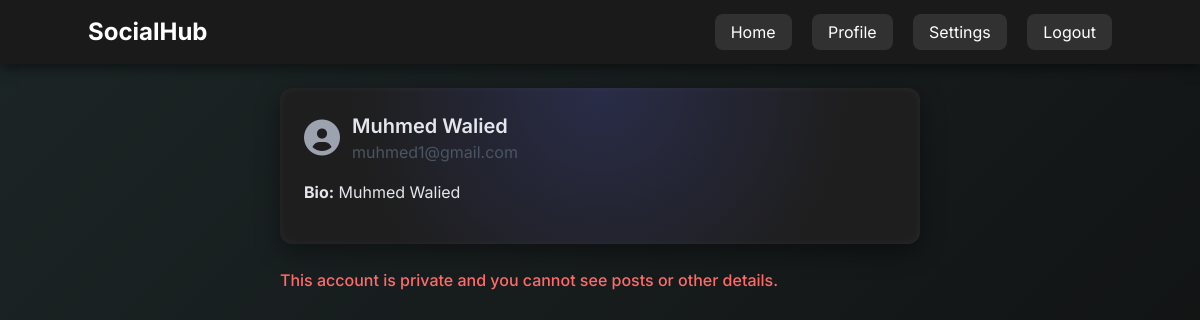
Screenshot of /profile/muhmed-walied/ (signed in) with the database file from the repository.
### core/models.py (models this page shows, shortened)
class User(AbstractBaseUser, PermissionsMixin):
    id = models.AutoField(primary_key=True)
    f_name = models.CharField(max_length=255, null=False)
    l_name = models.CharField(max_length=255, null=False)
    email = models.EmailField(unique=True, null=False)
    is_verified = models.BooleanField(default=False)
    is_active = models.BooleanField(default=True)
    is_staff = models.BooleanField(default=False)
    created_at = models.DateTimeField(default=timezone.now)
    objects = UserManager()
    USERNAME_FIELD = 'email'
    REQUIRED_FIELDS = ['f_name', 'l_name']

class Profile(models.Model):
    user = models.OneToOneField(User, on_delete=models.CASCADE)
    bio = models.CharField(max_length=100, blank=True)
    avatar = models.CharField(max_length=255, blank=True)
    created_at = models.DateTimeField(auto_now_add=True)
    updated_at = models.DateTimeField(auto_now=True)
    slug = models.SlugField(max_length=255, null=True, blank=True)

### core/views.py (the view, shortened to what this page needs)
# urls.py: path('profile/<slug:slug>/', views.profile_view, name='profile'),
@login_required
def profile_view(request, slug=None):
    if slug is None:
        user = request.user
        is_owner = True
    else:
        profile = get_object_or_404(Profile, slug=slug)
        user = profile.user
        is_owner = (user == request.user)
    profile = user.profile
    if not is_owner:
        setting = Setting.objects.filter(user=user).first()
        profile_visibility = setting.profile_visibility if setting else 'public'
        is_private = (profile_visibility == 'private')
    else:
        is_private = False
    if is_owner or not is_private:
        posts = Post.objects.filter(user=user).order_by('-created_at')
    else:
        posts = []
    context = {
        'user': user,
        'profile': profile,
        'posts': posts,
        'is_owner': is_owner,
        'is_private': is_private,
    }
    return render(request, 'core/profile.html', context)

### core/templates/core/profile.html (shortened to what this page needs)
{% load static %}
{% load widget_tweaks %}
<!DOCTYPE html>
<html lang="en" dir="ltr">
<head>
    {% load static %}
    <link href="https://cdn.jsdelivr.net/npm/tailwindcss@2.2.19/dist/tailwind.min.css" rel="stylesheet" />
    <link href="https://cdnjs.cloudflare.com/ajax/libs/font-awesome/6.0.0-beta3/css/all.min.css" rel="stylesheet" />
    <link rel="stylesheet" href="{% static 'css/profile.css' %}">
</head>
<body class="min-h-screen">
    <nav class="navbar p-4 shadow-lg">
        <div class="container mx-auto flex justify-between items-center">
            <a href="{% url 'home' %}" class="text-white text-2xl font-bold">SocialHub</a>
            <div class="space-x-4">
                <a href="{% url 'home' %}" class="nav-link text-white hover:text-gray-200 transition">Home</a>
                <a href="{% url 'current_profile'%}" class="nav-link text-white hover:text-gray-200 transition">Profile</a>
                <a href="{% url 'settings' %}" class="nav-link text-white hover:text-gray-200 transition">Settings</a>
                {% if request.user.is_authenticated %}
                    <a href="{% url 'logout' %}" class="nav-link text-white hover:text-gray-200 transition">Logout</a>
                {% else %}
                    <a href="{% url 'login' %}" class="nav-link text-white hover:text-gray-200 transition">Login</a>
                {% endif %}
            </div>
        </div>
    </nav>
    <div class="container mx-auto px-4 py-6 max-w-2xl content-wrapper">
        <div class="card p-6 mb-6">
            <div class="flex items-center mb-4">
                {% if profile.avatar %}
                    <img src="{{ profile.avatar.url }}" alt="Profile picture" class="avatar mr-3" />
                {% else %}
                    <i class="fas fa-user-circle text-gray-400 mr-3 text-4xl"></i>
                {% endif %}
                <div>
                    <h2 class="text-xl font-semibold text-gray-800 username-link">{{ user.f_name }} {{ user.l_name }}</h2>
                    <p class="text-gray-600">{{ user.email }}</p>
                </div>
            </div>
            <div id="bioDisplay" class="mb-4">
                <p ><strong>Bio:</strong> <span id="bioText">{{ profile.bio|default:"No bio available" }}</span></p>
            </div>
        </div>
        {% if is_private and not is_owner %}
            <p class="text-red-600 font-semibold mb-4">This account is private and you cannot see posts or other details.</p>
        {% endif %}
    </div>
</body>
</html>

### static/css/profile.css (style rules this page uses)
body { background: linear-gradient(135deg, #1c2526 0%, #0f0f0f 100%); color: #e4e6eb; font-family: 'Inter', -apple-system, BlinkMacSystemFont, sans-serif; margin: 0; overflow-x: hidden; min-height: 100vh; }
.navbar { background: #1a1a1a; box-shadow: 0 4px 12px rgba(0, 0, 0, 0.5); position: sticky; top: 0; z-index: 20; }
.navbar a { transition: color 0.3s ease; }
.nav-link { background: rgba(255, 255, 255, 0.1); padding: 0.5rem 1rem; border-radius: 8px; transition: background 0.3s ease, transform 0.2s ease; }
.content-wrapper { position: relative; z-index: 10; }
.card { background: #1e1e1e; border-radius: 12px; box-shadow: 0 8px 24px rgba(0, 0, 0, 0.4), inset 0 0 10px rgba(255, 255, 255, 0.05); position: relative; overflow: hidden; }
.card::before { content: ''; position: absolute; top: 0; left: 0; width: 100%; height: 100%; background: radial-gradient(circle at 50% 0%, rgba(88, 101, 242, 0.2), transparent 70%); pointer-events: none; z-index: 0; }
.card > * { position: relative; z-index: 1; }
.username-link { color: #e4e6eb; font-weight: 600; transition: color 0.3s ease; }
.text-red-600 { color: #ff6b6b; font-weight: 500; }

### rows the page displays
User: f_name "Muhmed", l_name "Walied", email "muhmed1@gmail.com"
Profile: bio "Muhmed Walied"
